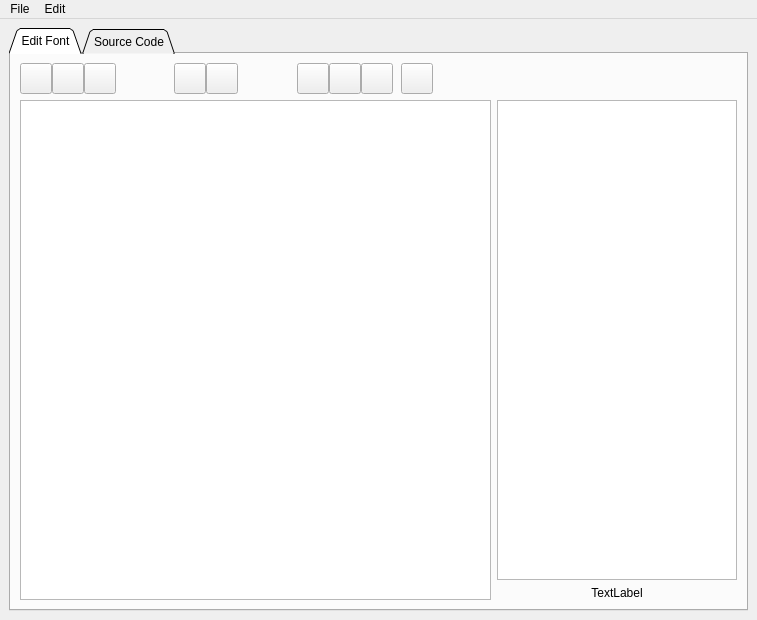
<?xml version="1.0" encoding="UTF-8"?>
<ui version="4.0">
 <class>MainWindow</class>
 <widget class="QMainWindow" name="MainWindow">
  <property name="geometry">
   <rect>
    <x>0</x>
    <y>0</y>
    <width>757</width>
    <height>620</height>
   </rect>
  </property>
  <property name="windowTitle">
   <string>MainWindow</string>
  </property>
  <widget class="QWidget" name="centralwidget">
   <layout class="QVBoxLayout" name="verticalLayout_2">
    <item>
     <widget class="QTabWidget" name="tabWidget">
      <property name="tabShape">
       <enum>QTabWidget::Triangular</enum>
      </property>
      <property name="currentIndex">
       <number>0</number>
      </property>
      <widget class="QWidget" name="tabEdit">
       <attribute name="title">
        <string>Edit Font</string>
       </attribute>
       <layout class="QGridLayout" name="gridLayout">
        <item row="0" column="0">
         <layout class="QHBoxLayout" name="horizontalLayout">
          <property name="spacing">
           <number>0</number>
          </property>
          <item>
           <widget class="QToolButton" name="importFontButton">
            <property name="iconSize">
             <size>
              <width>24</width>
              <height>24</height>
             </size>
            </property>
           </widget>
          </item>
          <item>
           <widget class="QToolButton" name="addGlyphButton">
            <property name="iconSize">
             <size>
              <width>24</width>
              <height>24</height>
             </size>
            </property>
           </widget>
          </item>
          <item>
           <widget class="QToolButton" name="saveButton">
            <property name="iconSize">
             <size>
              <width>24</width>
              <height>24</height>
             </size>
            </property>
            <property name="shortcut">
             <string>Ctrl+R</string>
            </property>
           </widget>
          </item>
          <item>
           <spacer name="horizontalSpacer_4">
            <property name="orientation">
             <enum>Qt::Horizontal</enum>
            </property>
            <property name="sizeHint" stdset="0">
             <size>
              <width>40</width>
              <height>20</height>
             </size>
            </property>
           </spacer>
          </item>
          <item>
           <widget class="QToolButton" name="copyButton">
            <property name="iconSize">
             <size>
              <width>24</width>
              <height>24</height>
             </size>
            </property>
           </widget>
          </item>
          <item>
           <widget class="QToolButton" name="pasteButton">
            <property name="iconSize">
             <size>
              <width>24</width>
              <height>24</height>
             </size>
            </property>
           </widget>
          </item>
          <item>
           <spacer name="horizontalSpacer_2">
            <property name="orientation">
             <enum>Qt::Horizontal</enum>
            </property>
            <property name="sizeHint" stdset="0">
             <size>
              <width>40</width>
              <height>20</height>
             </size>
            </property>
           </spacer>
          </item>
          <item>
           <widget class="QToolButton" name="undoButton">
            <property name="iconSize">
             <size>
              <width>24</width>
              <height>24</height>
             </size>
            </property>
           </widget>
          </item>
          <item>
           <widget class="QToolButton" name="redoButton">
            <property name="iconSize">
             <size>
              <width>24</width>
              <height>24</height>
             </size>
            </property>
           </widget>
          </item>
          <item>
           <widget class="QToolButton" name="resetGlyphButton">
            <property name="iconSize">
             <size>
              <width>24</width>
              <height>24</height>
             </size>
            </property>
           </widget>
          </item>
          <item>
           <spacer name="horizontalSpacer_5">
            <property name="orientation">
             <enum>Qt::Horizontal</enum>
            </property>
            <property name="sizeType">
             <enum>QSizePolicy::Fixed</enum>
            </property>
            <property name="sizeHint" stdset="0">
             <size>
              <width>8</width>
              <height>20</height>
             </size>
            </property>
           </spacer>
          </item>
          <item>
           <widget class="QToolButton" name="resetFontButton">
            <property name="iconSize">
             <size>
              <width>24</width>
              <height>24</height>
             </size>
            </property>
           </widget>
          </item>
          <item>
           <spacer name="horizontalSpacer">
            <property name="orientation">
             <enum>Qt::Horizontal</enum>
            </property>
            <property name="sizeHint" stdset="0">
             <size>
              <width>40</width>
              <height>20</height>
             </size>
            </property>
           </spacer>
          </item>
         </layout>
        </item>
        <item row="0" column="1">
         <spacer name="horizontalSpacer_3">
          <property name="orientation">
           <enum>Qt::Horizontal</enum>
          </property>
          <property name="sizeType">
           <enum>QSizePolicy::Ignored</enum>
          </property>
          <property name="sizeHint" stdset="0">
           <size>
            <width>237</width>
            <height>20</height>
           </size>
          </property>
         </spacer>
        </item>
        <item row="1" column="0">
         <widget class="GlyphGraphicsView" name="glyphGraphicsView">
          <property name="alignment">
           <set>Qt::AlignLeading|Qt::AlignLeft|Qt::AlignTop</set>
          </property>
         </widget>
        </item>
        <item row="1" column="1">
         <layout class="QVBoxLayout" name="verticalLayout_8">
          <item>
           <widget class="QGraphicsView" name="faceGraphicsView">
            <property name="minimumSize">
             <size>
              <width>240</width>
              <height>0</height>
             </size>
            </property>
            <property name="maximumSize">
             <size>
              <width>240</width>
              <height>16777215</height>
             </size>
            </property>
            <property name="horizontalScrollBarPolicy">
             <enum>Qt::ScrollBarAlwaysOff</enum>
            </property>
            <property name="alignment">
             <set>Qt::AlignLeading|Qt::AlignLeft|Qt::AlignTop</set>
            </property>
           </widget>
          </item>
          <item>
           <widget class="QLabel" name="faceInfoLabel">
            <property name="enabled">
             <bool>true</bool>
            </property>
            <property name="maximumSize">
             <size>
              <width>240</width>
              <height>16777215</height>
             </size>
            </property>
            <property name="text">
             <string>TextLabel</string>
            </property>
            <property name="alignment">
             <set>Qt::AlignCenter</set>
            </property>
            <property name="wordWrap">
             <bool>true</bool>
            </property>
           </widget>
          </item>
         </layout>
        </item>
       </layout>
      </widget>
      <widget class="QWidget" name="tabCode">
       <attribute name="title">
        <string>Source Code</string>
       </attribute>
       <layout class="QHBoxLayout" name="horizontalLayout_3">
        <item>
         <widget class="QStackedWidget" name="stackedWidget">
          <property name="currentIndex">
           <number>0</number>
          </property>
          <widget class="QWidget" name="sourceCodeContainer">
           <layout class="QHBoxLayout" name="horizontalLayout_2">
            <property name="leftMargin">
             <number>0</number>
            </property>
            <property name="topMargin">
             <number>0</number>
            </property>
            <property name="rightMargin">
             <number>0</number>
            </property>
            <property name="bottomMargin">
             <number>0</number>
            </property>
            <item>
             <widget class="QTextBrowser" name="sourceCodeTextBrowser">
              <property name="lineWrapMode">
               <enum>QTextEdit::NoWrap</enum>
              </property>
             </widget>
            </item>
           </layout>
          </widget>
          <widget class="QWidget" name="spinnerContainer">
           <layout class="QHBoxLayout" name="horizontalLayout_4">
            <item>
             <widget class="QLabel" name="label">
              <property name="text">
               <string>Updating source code...</string>
              </property>
              <property name="alignment">
               <set>Qt::AlignCenter</set>
              </property>
             </widget>
            </item>
           </layout>
          </widget>
         </widget>
        </item>
        <item>
         <layout class="QVBoxLayout" name="verticalLayout_4">
          <item>
           <widget class="QGroupBox" name="groupBox_2">
            <property name="title">
             <string>Output Format</string>
            </property>
            <layout class="QVBoxLayout" name="verticalLayout_3">
             <item>
              <widget class="QComboBox" name="formatComboBox"/>
             </item>
            </layout>
           </widget>
          </item>
          <item>
           <widget class="QGroupBox" name="groupBox">
            <property name="sizePolicy">
             <sizepolicy hsizetype="Preferred" vsizetype="Preferred">
              <horstretch>0</horstretch>
              <verstretch>0</verstretch>
             </sizepolicy>
            </property>
            <property name="title">
             <string>Misc Options</string>
            </property>
            <layout class="QVBoxLayout" name="verticalLayout">
             <item>
              <widget class="QCheckBox" name="invertBitsCheckBox">
               <property name="text">
                <string>Invert Bits</string>
               </property>
              </widget>
             </item>
             <item>
              <widget class="QCheckBox" name="bitNumberingCheckBox">
               <property name="text">
                <string>Reverse Bits (MSB)</string>
               </property>
              </widget>
             </item>
            </layout>
           </widget>
          </item>
          <item>
           <spacer name="verticalSpacer">
            <property name="orientation">
             <enum>Qt::Vertical</enum>
            </property>
            <property name="sizeHint" stdset="0">
             <size>
              <width>20</width>
              <height>40</height>
             </size>
            </property>
           </spacer>
          </item>
          <item>
           <widget class="QPushButton" name="printButton">
            <property name="text">
             <string>Print</string>
            </property>
           </widget>
          </item>
          <item>
           <widget class="QPushButton" name="exportButton">
            <property name="text">
             <string>Export</string>
            </property>
           </widget>
          </item>
         </layout>
        </item>
       </layout>
      </widget>
     </widget>
    </item>
   </layout>
  </widget>
  <widget class="QMenuBar" name="menubar">
   <property name="geometry">
    <rect>
     <x>0</x>
     <y>0</y>
     <width>757</width>
     <height>22</height>
    </rect>
   </property>
   <widget class="QMenu" name="menuFile">
    <property name="title">
     <string>File</string>
    </property>
    <addaction name="actionNew"/>
    <addaction name="actionImport_Font"/>
    <addaction name="separator"/>
    <addaction name="actionSave"/>
    <addaction name="actionSave_As"/>
    <addaction name="actionExport"/>
    <addaction name="separator"/>
    <addaction name="actionPrint"/>
    <addaction name="separator"/>
    <addaction name="actionQuit"/>
   </widget>
   <widget class="QMenu" name="menuEdit">
    <property name="title">
     <string>Edit</string>
    </property>
    <addaction name="actionAdd_Glyph"/>
    <addaction name="separator"/>
    <addaction name="actionCopy_Glyph"/>
    <addaction name="actionPaste_Glyph"/>
    <addaction name="separator"/>
    <addaction name="actionReset_Glyph"/>
    <addaction name="actionReset_Font"/>
   </widget>
   <addaction name="menuFile"/>
   <addaction name="menuEdit"/>
  </widget>
  <action name="actionNew">
   <property name="text">
    <string>New</string>
   </property>
   <property name="shortcut">
    <string>Ctrl+N</string>
   </property>
  </action>
  <action name="actionImport_Font">
   <property name="icon">
    <iconset resource="assets.qrc">
     <normaloff>:/toolbar/assets/font.svg</normaloff>:/toolbar/assets/font.svg</iconset>
   </property>
   <property name="text">
    <string>Import Font</string>
   </property>
   <property name="shortcut">
    <string>Meta+Ctrl+N</string>
   </property>
  </action>
  <action name="actionReset_Glyph">
   <property name="icon">
    <iconset resource="assets.qrc">
     <normaloff>:/toolbar/assets/reset.svg</normaloff>:/toolbar/assets/reset.svg</iconset>
   </property>
   <property name="text">
    <string>Reset Glyph</string>
   </property>
  </action>
  <action name="actionExport">
   <property name="icon">
    <iconset resource="assets.qrc">
     <normaloff>:/toolbar/assets/code.svg</normaloff>:/toolbar/assets/code.svg</iconset>
   </property>
   <property name="text">
    <string>Export...</string>
   </property>
  </action>
  <action name="actionSave">
   <property name="icon">
    <iconset resource="assets.qrc">
     <normaloff>:/toolbar/assets/save.svg</normaloff>:/toolbar/assets/save.svg</iconset>
   </property>
   <property name="text">
    <string>Save</string>
   </property>
   <property name="shortcut">
    <string>Ctrl+S</string>
   </property>
  </action>
  <action name="actionReset_Font">
   <property name="icon">
    <iconset resource="assets.qrc">
     <normaloff>:/toolbar/assets/clear.svg</normaloff>:/toolbar/assets/clear.svg</iconset>
   </property>
   <property name="text">
    <string>Reset Font</string>
   </property>
  </action>
  <action name="actionPrint">
   <property name="icon">
    <iconset resource="assets.qrc">
     <normaloff>:/toolbar/assets/print.svg</normaloff>:/toolbar/assets/print.svg</iconset>
   </property>
   <property name="text">
    <string>Print...</string>
   </property>
   <property name="shortcut">
    <string>Ctrl+P</string>
   </property>
  </action>
  <action name="actionSave_As">
   <property name="text">
    <string>Save As...</string>
   </property>
   <property name="shortcut">
    <string>Ctrl+Shift+S</string>
   </property>
  </action>
  <action name="actionAdd_Glyph">
   <property name="icon">
    <iconset resource="assets.qrc">
     <normaloff>:/toolbar/assets/new.svg</normaloff>:/toolbar/assets/new.svg</iconset>
   </property>
   <property name="text">
    <string>Add Glyph</string>
   </property>
   <property name="shortcut">
    <string>Ctrl+Shift+N</string>
   </property>
  </action>
  <action name="actionQuit">
   <property name="text">
    <string>Quit</string>
   </property>
   <property name="shortcut">
    <string>Ctrl+Q</string>
   </property>
  </action>
  <action name="actionCopy_Glyph">
   <property name="icon">
    <iconset resource="assets.qrc">
     <normaloff>:/toolbar/assets/copy.svg</normaloff>:/toolbar/assets/copy.svg</iconset>
   </property>
   <property name="text">
    <string>Copy Glyph</string>
   </property>
  </action>
  <action name="actionPaste_Glyph">
   <property name="icon">
    <iconset resource="assets.qrc">
     <normaloff>:/toolbar/assets/paste.svg</normaloff>:/toolbar/assets/paste.svg</iconset>
   </property>
   <property name="text">
    <string>Paste Glyph</string>
   </property>
  </action>
 </widget>
 <customwidgets>
  <customwidget>
   <class>GlyphGraphicsView</class>
   <extends>QGraphicsView</extends>
   <header>glyphgraphicsview.h</header>
  </customwidget>
 </customwidgets>
 <resources>
  <include location="assets.qrc"/>
 </resources>
 <connections/>
</ui>
